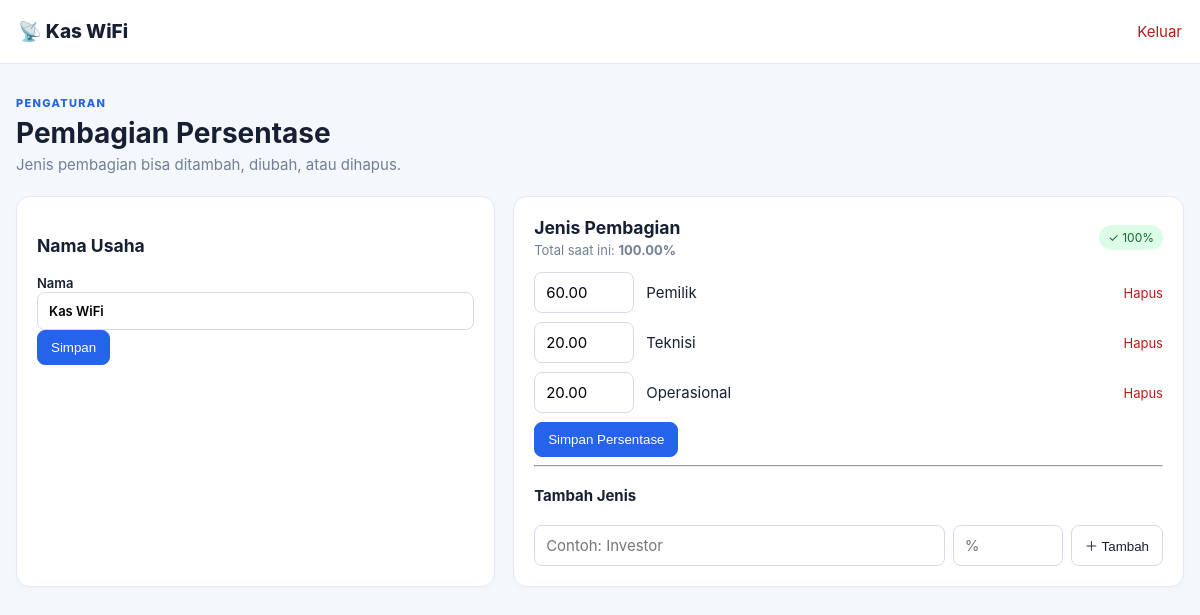
The page /settings.php (signed in) on the database its author committed.
### tables this page shows
CREATE TABLE IF NOT EXISTS settings(id INT PRIMARY KEY,business_name VARCHAR(150) NOT NULL DEFAULT 'Kas WiFi');

CREATE TABLE IF NOT EXISTS percentage_types(
 id INT AUTO_INCREMENT PRIMARY KEY,
 name VARCHAR(100) NOT NULL,
 percentage DECIMAL(5,2) NOT NULL DEFAULT 0,
 created_at TIMESTAMP DEFAULT CURRENT_TIMESTAMP
);

### config.php (called while the page is built, shortened)
<?php
function e($v):string{return htmlspecialchars((string)$v,ENT_QUOTES,'UTF-8');}

### settings.php (the view, shortened to what this page needs)
<?php
require 'config.php';require_login();$pdo=db();$msg='';$err='';
$set=$pdo->query('SELECT * FROM settings WHERE id=1')->fetch();$types=$pdo->query('SELECT * FROM percentage_types ORDER BY id')->fetchAll();$total=array_sum(array_column($types,'percentage'));
include 'partials/header.php';?>
<div class="hero"><div><span class="eyebrow">PENGATURAN</span><h2>Pembagian Persentase</h2><p>Jenis pembagian bisa ditambah, diubah, atau dihapus.</p></div></div>
<div class="settings-grid"><section class="panel"><h3>Nama Usaha</h3><form method="post"><input type="hidden" name="action" value="business"><label>Nama<input name="business_name" value="<?=e($set['business_name'])?>" required></label><button class="btn primary">Simpan</button></form></section>
<section class="panel"><div class="panel-head"><div><h3>Jenis Pembagian</h3><p class="muted">Total saat ini: <b><?=number_format($total,2)?>%</b></p></div><span class="total-chip <?=$total==100?'valid':''?>"><?=$total==100?'✓ 100%':'Periksa total'?></span></div>
<form method="post"><input type="hidden" name="action" value="save_types"><?php foreach($types as $t):?><div class="type-row"><input name="pct[<?=$t['id']?>]" type="number" step=".01" min="0" value="<?=$t['percentage']?>"><span><?=e($t['name'])?></span><a class="danger-text" href="?delete_type=<?=$t['id']?>" onclick="return confirm('Hapus jenis ini?')">Hapus</a></div><?php endforeach;?><button class="btn primary">Simpan Persentase</button></form>
<hr><h4>Tambah Jenis</h4><form method="post" class="add-type"><input type="hidden" name="action" value="add"><input name="name" placeholder="Contoh: Investor" required><input name="percentage" type="number" step=".01" min="0" placeholder="%" required><button class="btn">＋ Tambah</button></form></section></div>
<?php include 'partials/footer.php';?>

### assets/style.css (style rules this page uses)
:root { --bg:#f4f7fb;--card:#fff;--text:#172033;--muted:#718096;--line:#e6eaf0;--blue:#2563eb;--green:#15803d;--red:#dc2626 }
* { box-sizing:border-box }
body { margin:0;background:var(--bg);color:var(--text);font:15px Inter,Arial,sans-serif }
.hero { display:flex;justify-content:space-between;align-items:center;gap:20px;margin-bottom:22px }
.hero h2 { font-size:28px;margin:5px 0 }
.hero p { margin:0;color:var(--muted) }
.eyebrow { font-size:11px;letter-spacing:1.3px;color:var(--blue);font-weight:800 }
input,select,textarea { width:100%;padding:10px 11px;border:1px solid #d5dbe5;border-radius:8px;background:#fff;font:inherit;outline:none }
.btn { display:inline-flex;align-items:center;justify-content:center;gap:5px;border:1px solid #d5dbe5;background:#fff;color:#172033;padding:9px 13px;border-radius:8px;text-decoration:none;cursor:pointer;white-space:nowrap }
.btn.primary { background:var(--blue);border-color:var(--blue);color:#fff }
.panel { background:var(--card);border:1px solid var(--line);border-radius:14px;padding:20px;box-shadow:0 2px 8px #11100005 }
.panel-head { display:flex;align-items:center;justify-content:space-between;gap:15px;margin-bottom:14px }
.panel-head h3 { margin:0 0 4px }
.muted { color:var(--muted);margin:0;font-size:13px }
.danger-text { color:#b91c1c!important }
.settings-grid { display:grid;grid-template-columns:1fr 1.4fr;gap:18px }
.settings-grid label { font-weight:600;font-size:13px;margin:12px 0 }
.type-row { display:grid;grid-template-columns:100px 1fr auto;align-items:center;gap:12px;margin-bottom:9px }
.type-row input { margin:0 }
.type-row a { font-size:13px;text-decoration:none }
.total-chip { font-size:12px;padding:5px 9px;background:#fef3c7;color:#92400e;border-radius:20px }
.total-chip.valid { background:#dcfce7;color:#166534 }
.add-type { display:grid;grid-template-columns:1fr 110px auto;gap:8px }
.add-type input { margin:0 }

### rows shown on the page
settings: business_name "Kas WiFi"
percentage_types: percentage "60.00", name "Pemilik"
percentage_types: percentage "20.00", name "Teknisi"
percentage_types: percentage "20.00", name "Operasional"

### other values the page prints
$total "100.00"
